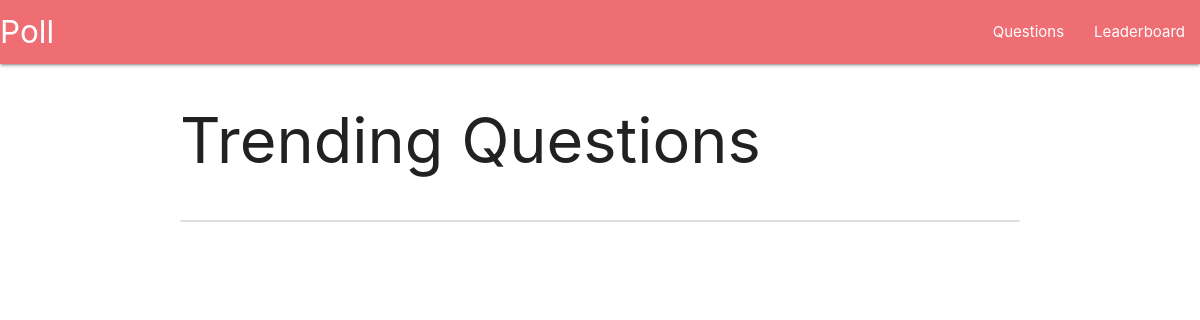
The app's page /, older data.
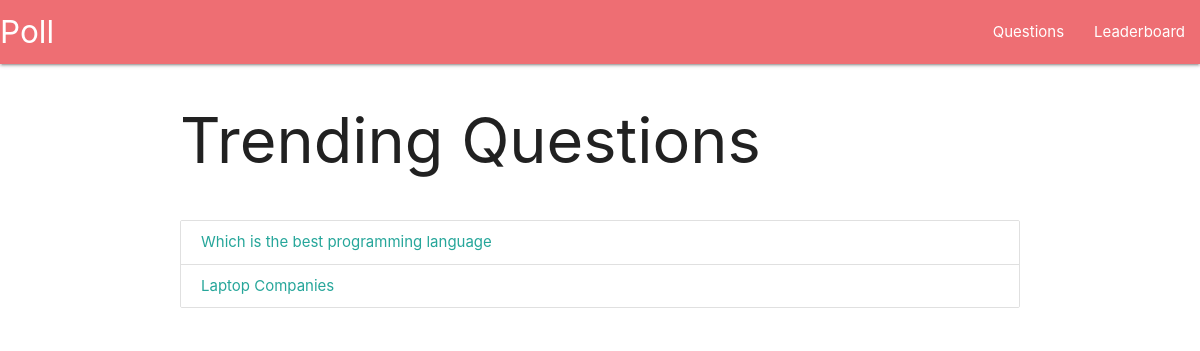
The same page, newer data.
### main/models.py (models this page shows, shortened)
class Question(models.Model):
    slug = models.SlugField()
    content = models.CharField(max_length = 1024)

### main/views.py (the view)
# urls.py: path('', views.Index.as_view()),
class Index(ListView):
    model = models.Question
    template_name = 'main/index.html'

### templates/main/index.html
{% extends 'base.html' %}
{% block content %}
{% include 'main/components/navbar.html' %}
<div class="container">
    <div class="row">
        <h1>Trending Questions</h1>
    </div>
    <div class="row">
        <div class="col-6">
            <div class="collection">
                {% for question in question_list %}
                    <a href="{% url 'question' question.slug %}" class="collection-item">
                        {{ question.content }}
                    </a>
                {% endfor %}
            </div>
        </div>
    </div>
</div>
{% endblock %}

### templates/base.html (shortened to what this page needs)
<html lang="en">
<head>
     <link rel="stylesheet" href="https://cdnjs.cloudflare.com/ajax/libs/materialize/1.0.0/css/materialize.min.css">
</head>
<body>
    {% block content %} {% endblock %}
</body>
</html>

### templates/main/components/navbar.html
  <nav>
    <div class="nav-wrapper">
      <a href="#" class="brand-logo">Poll</a>
      <ul id="nav-mobile" class="right hide-on-med-and-down">
        <li><a href="#">Questions</a></li>
        <li><a href="#">Leaderboard</a></li>
      </ul>
    </div>
  </nav>

Row changes from the older to the newer data that the page shows:
added Question: content "Which is the best programming language"
added Question: content "Laptop Companies"
